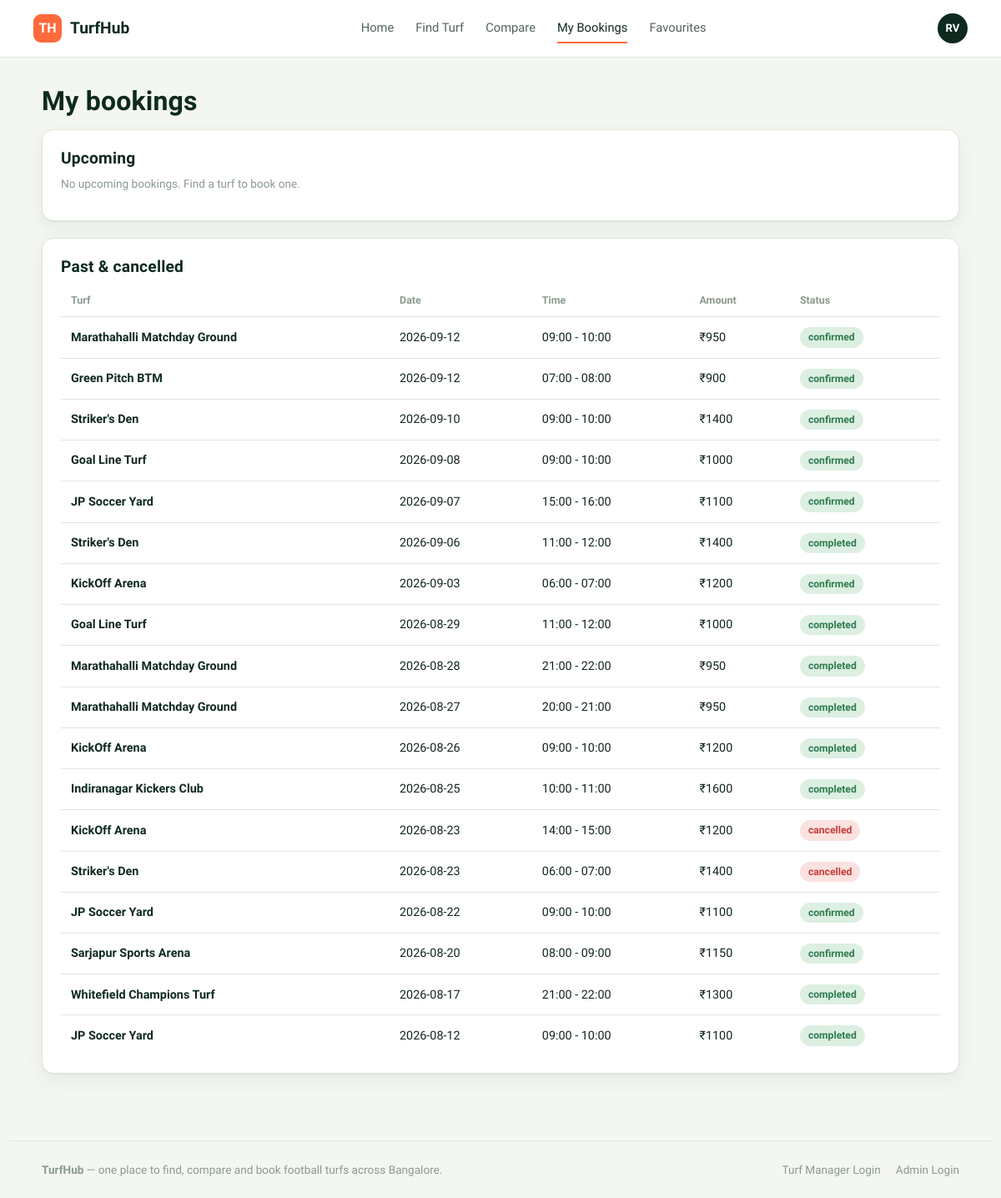
/my-bookings, run on the app's committed database.
### tables this page shows
CREATE TABLE bookings (
    id INTEGER PRIMARY KEY,
    turf_id INTEGER REFERENCES turfs(id),
    customer_id INTEGER REFERENCES customers(id),
    booking_date TEXT NOT NULL,
    time_slot TEXT NOT NULL,
    players INTEGER NOT NULL,
    amount INTEGER NOT NULL,
    status TEXT NOT NULL DEFAULT 'confirmed',  -- confirmed / completed / cancelled
    created_at TEXT NOT NULL
);

CREATE TABLE turfs (
    id INTEGER PRIMARY KEY,
    name TEXT NOT NULL,
    area TEXT NOT NULL,
    address TEXT NOT NULL,
    manager_id INTEGER REFERENCES managers(id),
    price_per_hour INTEGER NOT NULL,
    turf_type TEXT NOT NULL,          -- 5-a-side / 6-a-side / 7-a-side / 11-a-side
    surface_type TEXT NOT NULL,       -- Artificial Turf / Hybrid Grass / Natural Grass
    description TEXT NOT NULL,
    facilities TEXT NOT NULL,         -- comma separated
    opening_time TEXT NOT NULL,
    closing_time TEXT NOT NULL,
    rating REAL NOT NULL,
    status TEXT NOT NULL DEFAULT 'pending',       -- active / pending / suspended
    verified INTEGER NOT NULL DEFAULT 0,
    image TEXT NOT NULL,
    phone TEXT NOT NULL,
    distance_km REAL NOT NULL,
    created_at TEXT NOT NULL
);

### blueprints/customer/routes.py (the view)
@customer_bp.route("/my-bookings")
def my_bookings():
    conn = get_db()
    bookings = conn.execute(
        """SELECT bookings.*, turfs.name as turf_name, turfs.area, turfs.image
           FROM bookings JOIN turfs ON turfs.id = bookings.turf_id
           WHERE customer_id=? ORDER BY booking_date DESC""",
        (CURRENT_CUSTOMER_ID,),
    ).fetchall()
    conn.close()
    today_iso = date.today().isoformat()
    upcoming = [b for b in bookings if b["booking_date"] >= today_iso and b["status"] == "confirmed"]
    past = [b for b in bookings if not (b["booking_date"] >= today_iso and b["status"] == "confirmed")]
    return render_template("customer/my_bookings.html", upcoming=upcoming, past=past)

### database.py (called while the page is built)
def get_db():
    conn = sqlite3.connect(DATABASE_PATH)
    conn.row_factory = sqlite3.Row
    conn.execute("PRAGMA foreign_keys = ON")
    return conn

### templates/customer/my_bookings.html (shortened to what this page needs)
{% extends "base_customer.html" %}
{% block customer_content %}
<div style="padding-top:28px;">
  <h1>My bookings</h1>
</div>
<div class="panel">
  <h3>Upcoming</h3>
  {% if upcoming %}
  <div class="table-wrap">
    <table class="data-table">
      <thead><tr><th>Turf</th><th>Date</th><th>Time</th><th>Players</th><th>Amount</th><th>Status</th><th></th></tr></thead>
      <tbody>
        {% for b in upcoming %}
        <tr>
          <td class="cell-name">{{ b.turf_name }}<div class="cell-muted">{{ b.area }}</div></td>
          <td>{{ b.booking_date }}</td>
          <td>{{ b.time_slot }}</td>
          <td>{{ b.players }}</td>
          <td>₹{{ b.amount }}</td>
          <td><span class="badge badge-confirmed">{{ b.status }}</span></td>
          <td>
            <form method="post" action="{{ url_for('customer.cancel_booking', booking_id=b.id) }}">
              <button class="btn btn-danger btn-sm" type="submit">Cancel</button>
            </form>
          </td>
        </tr>
        {% endfor %}
      </tbody>
    </table>
  </div>
  {% else %}
  <p class="muted">No upcoming bookings. <a href="{{ url_for('customer.find') }}">Find a turf</a> to book one.</p>
  {% endif %}
</div>
<div class="panel">
  <h3>Past &amp; cancelled</h3>
  {% if past %}
  <div class="table-wrap">
    <table class="data-table">
      <thead><tr><th>Turf</th><th>Date</th><th>Time</th><th>Amount</th><th>Status</th></tr></thead>
      <tbody>
        {% for b in past %}
        <tr>
          <td class="cell-name">{{ b.turf_name }}</td>
          <td>{{ b.booking_date }}</td>
          <td>{{ b.time_slot }}</td>
          <td>₹{{ b.amount }}</td>
          <td><span class="badge badge-{{ b.status }}">{{ b.status }}</span></td>
        </tr>
        {% endfor %}
      </tbody>
    </table>
  </div>
  {% else %}
  <p class="muted">Nothing here yet.</p>
  {% endif %}
</div>
{% endblock %}

### static/css/style.css (style rules this page uses)
:root { --bg: #F4F7F1; --bg-alt: #FFFFFF; --pitch-900: #0E2A1F; --pitch-800: #163829; --pitch-700: #1F4A36; --pitch-600: #2C5F45; --line: #DEE6D9; --line-strong: #C6D1C0; --ink: #12261C; --ink-soft: #52655A; --ink-faint: #8A9A8E; --accent: #FF6A3D; --accent-dark: #E14F22; --accent-soft: #FFE4D8; --amber: #E39A1F; --amber-soft: #FCEDCB; --success: #2E7D4F; --success-soft: #DCEFE1; --danger: #C63C3C; --danger-soft: #FBE1DF; --radius-sm: 8px; --radius-md: 14px; --radius-lg: 20px; --shadow-card: 0 1px 2px rgba(14,42,31,0.06), 0 8px 24px rgba(14,42,31,0.06); --font-display: 'Barlow Condensed', 'Arial Narrow', sans-serif; --font-body: 'Work Sans', -apple-system, sans-serif; }
* { box-sizing: border-box; }
html, body { margin: 0; padding: 0; }
body { font-family: var(--font-body); background: var(--bg); color: var(--ink); line-height: 1.5; -webkit-font-smoothing: antialiased; }
h1, h2, h3, h4 { font-family: var(--font-display); color: var(--pitch-900); margin: 0 0 0.3em; font-weight: 600; letter-spacing: 0.2px; }
h1 { font-size: 2rem; }
h3 { font-size: 1.2rem; }
p { margin: 0 0 1em; color: var(--ink-soft); }
a { color: inherit; text-decoration: none; }
.badge { display: inline-flex; align-items: center; gap: 5px; padding: 3px 10px; border-radius: 999px; font-size: 0.76rem; font-weight: 600; }
.badge-active, .badge-confirmed, .badge-completed { background: var(--success-soft); color: var(--success); }
.badge-suspended, .badge-cancelled { background: var(--danger-soft); color: var(--danger); }
.panel { background: var(--bg-alt); border: 1px solid var(--line); border-radius: var(--radius-md); padding: 20px 22px; margin-bottom: 20px; box-shadow: var(--shadow-card); }
.table-wrap { overflow-x: auto; }
table.data-table { width: 100%; border-collapse: collapse; font-size: 0.9rem; }
.data-table th { text-align: left; padding: 10px 12px; color: var(--ink-faint); font-weight: 600; border-bottom: 1px solid var(--line); font-size: 0.78rem; }
.data-table td { padding: 12px; border-bottom: 1px solid var(--line); vertical-align: middle; }
.data-table tr:last-child td { border-bottom: none; }
.cell-name { font-weight: 600; color: var(--pitch-900); }
.muted { color: var(--ink-faint); font-size: 0.85rem; }

### data on the page
bookings: turf_name "Marathahalli Matchday Ground", booking_date "2026-09-12", time_slot "09:00 - 10:00", amount "950", status "confirmed"
bookings: turf_name "Green Pitch BTM", booking_date "2026-09-12", time_slot "07:00 - 08:00", amount "900", status "confirmed"
bookings: turf_name "Striker's Den", booking_date "2026-09-10", time_slot "09:00 - 10:00", amount "1400", status "confirmed"
bookings: turf_name "Goal Line Turf", booking_date "2026-09-08", time_slot "09:00 - 10:00", amount "1000", status "confirmed"
bookings: turf_name "JP Soccer Yard", booking_date "2026-09-07", time_slot "15:00 - 16:00", amount "1100", status "confirmed"
bookings: turf_name "Striker's Den", booking_date "2026-09-06", time_slot "11:00 - 12:00", amount "1400", status "completed"
bookings: turf_name "KickOff Arena", booking_date "2026-09-03", time_slot "06:00 - 07:00", amount "1200", status "confirmed"
bookings: turf_name "Goal Line Turf", booking_date "2026-08-29", time_slot "11:00 - 12:00", amount "1000", status "completed"
bookings: turf_name "Marathahalli Matchday Ground", booking_date "2026-08-28", time_slot "21:00 - 22:00", amount "950", status "completed"
bookings: turf_name "Marathahalli Matchday Ground", booking_date "2026-08-27", time_slot "20:00 - 21:00", amount "950", status "completed"
bookings: turf_name "KickOff Arena", booking_date "2026-08-26", time_slot "09:00 - 10:00", amount "1200", status "completed"
bookings: turf_name "Indiranagar Kickers Club", booking_date "2026-08-25", time_slot "10:00 - 11:00", amount "1600", status "completed"
bookings: turf_name "KickOff Arena", booking_date "2026-08-23", time_slot "14:00 - 15:00", amount "1200", status "cancelled"
bookings: turf_name "Striker's Den", booking_date "2026-08-23", time_slot "06:00 - 07:00", amount "1400", status "cancelled"
bookings: turf_name "JP Soccer Yard", booking_date "2026-08-22", time_slot "09:00 - 10:00", amount "1100", status "confirmed"
bookings: turf_name "Sarjapur Sports Arena", booking_date "2026-08-20", time_slot "08:00 - 09:00", amount "1150", status "confirmed"
bookings: turf_name "Whitefield Champions Turf", booking_date "2026-08-17", time_slot "21:00 - 22:00", amount "1300", status "completed"
bookings: turf_name "JP Soccer Yard", booking_date "2026-08-12", time_slot "09:00 - 10:00", amount "1100", status "completed"
